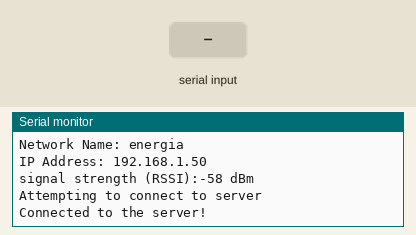
This sketch was run on a simulated ESP32. Parts: the last lines printed to the serial monitor. The inputs (shaded band) are chosen by the test bench. WiFi joins after 1.5 s; servers stay silent unless stated.

Above: at 2.9 s.
3.0 s: "1" received over Serial
At 3.7 s:
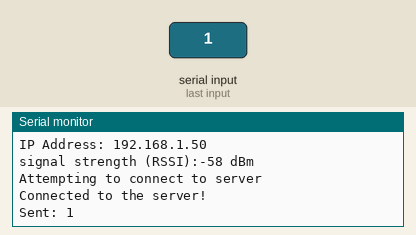
4.5 s: "0" received over Serial
At 4.8 s:
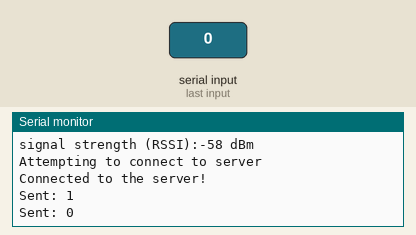
6.0 s: "2" received over Serial
At 7.2 s:
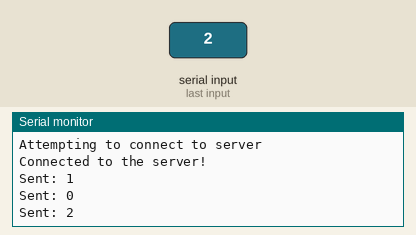

Measured:
- after the input at 3.0 s, the serial monitor: prints a new line at once (image 1)
- after the input at 4.5 s, the serial monitor: prints a new line at once (image 2)
- after the input at 6.0 s, the serial monitor: prints a new line at once (image 3)

The sketch:

ClientSendReceiveString.ino
```cpp
/*

 This example demonstrates using the cc3200 as a wifi client (TCP)
 The client will connect to the TCP server.

 Write something in the serial console to send it to the server.
 Anything the server sends back will be printed in the serial console

 created 3 July 2014
 by Noah Luskey
 */

#ifndef __CC3200R1M1RGC__
// Do not include SPI for CC3200 LaunchPad
#include <SPI.h>
#endif
#include <WiFi.h>
#include <WiFiClient.h>

// your network name also called SSID
char ssid[] = "energia";
// your network password
char password[] = "supersecret";
// your network key Index number (needed only for WEP)
int keyIndex = 0;

uint16_t port = 9999;     // port number of the server
IPAddress server(146, 252, 242, 250);   // IP Address of the server
WiFiClient client;

void setup() {
  //Initialize serial and wait for port to open:
  Serial.begin(115200);

  // attempt to connect to Wifi network:
  Serial.print("Attempting to connect to Network named: ");
  // print the network name (SSID);
  Serial.println(ssid);
  // Connect to WPA/WPA2 network. Change this line if using open or WEP network:
  WiFi.begin(ssid, password);
  while ( WiFi.status() != WL_CONNECTED) {
    // print dots while we wait to connect
    Serial.print(".");
    delay(300);
  }

  Serial.println("\nYou're connected to the network");
  Serial.println("Waiting for an ip address");

  while (WiFi.localIP() == INADDR_NONE) {
    // print dots while we wait for an ip addresss
    Serial.print(".");
    delay(300);
  }

  Serial.println("\nIP Address obtained");

  // you're connected now, so print out the status
  printWifiStatus();

  // attempt to connect to the server
  Serial.println("Attempting to connect to server");

  uint8_t tries = 0;
  while (client.connect(server, port) == false) {
    Serial.print(".");
    if (tries++ > 100) {
      Serial.println("\nThe server isn't responding");
      while(1);
    }
    delay(100);
  }

  //we've connected to the server by this point
  Serial.println("\nConnected to the server!");
}

void loop() {
  if (Serial.available()) {
    //read the serial command into a buffer
    char buffer[255] = {0};
    Serial.readBytes(buffer, Serial.available());
    //send the serial command to the server
    client.println(buffer);
    Serial.print("Sent: ");
    Serial.println(buffer);
  }

  if (client.available()) {
    char buffer[255] = {0};
    client.read((uint8_t*)buffer, client.available());
    Serial.print("Received: ");
    Serial.println(buffer);
  }

}

void printWifiStatus() {
  // print the SSID of the network you're attached to:
  Serial.print("Network Name: ");
  Serial.println(WiFi.SSID());

  // print your WiFi shield's IP address:
  IPAddress ip = WiFi.localIP();
  Serial.print("IP Address: ");
  Serial.println(ip);

  // print the received signal strength:
  long rssi = WiFi.RSSI();
  Serial.print("signal strength (RSSI):");
  Serial.print(rssi);
  Serial.println(" dBm");
}
```
